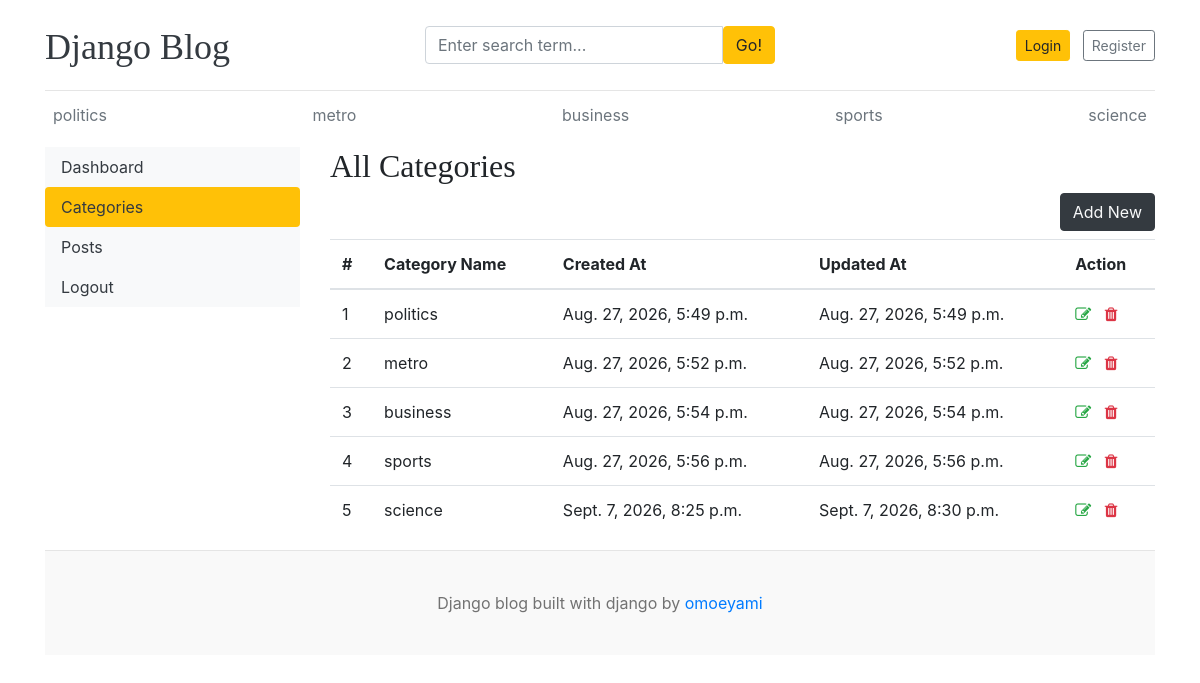
/dashboard/categories/, run on the app's committed database.
### blogs/models.py (models this page shows)
class Category(models.Model):
    category_name = models.CharField(max_length=50, unique=True)
    created_at = models.DateTimeField(auto_now_add=True)
    updated_at = models.DateTimeField(auto_now=True)
    class Meta:
        verbose_name_plural = "categories"
    def __str__(self):
        return self.category_name

### dashboards/views.py (the view)
# urls.py: path('categories/', views.categories, name='categories'),
def categories(request):
    return render(request, 'dashboard/categories.html')

### blogs/context_processors.py (called while the page is built)
def get_categories(request):
    categories = Category.objects.all()
    return dict(categories=categories)

def get_social_links(request):
    social_links = SocialLink.objects.all()
    return dict(social_links=social_links)

### templates/dashboard/categories.html (shortened to what this page needs)
{% extends 'base.html' %}
{% block content %}
<div class="row">
    {% include 'dashboard/sidebar.html' %}
    <div class="col-md-9">
        <h2>All Categories</h2>
        <a href="{% url 'add_category' %}" class="btn btn-dark text-light float-right mb-2">Add New </a>
        <table class="table table-hover">
  <thead>
    <tr>
      <th >#</th>
      <th>Category Name</th>
      <th>Created At</th>
      <th>Updated At</th>
      <th>Action</th>
    </tr>
  </thead>
  <tbody>
  {% for cat in categories %}
    <tr>
      <td>{{ forloop.counter }}</td>
      <td>{{ cat }}</td>
      <td>{{ cat.created_at }}</td>
      <td>{{ cat.updated_at }}</td>
      <td>
        <a href="{% url 'edit_category' cat.id %}"><i class="fa fa-edit text-success"></i></a>
        <a href="{% url 'delete_category' cat.id %}"><i class="fa fa-trash text-danger"></i></a>
      </td>
    </tr>
  {% endfor %}
  </tbody>
</table>
    </div>
</div>
{% endblock %}

### templates/base.html (shortened to what this page needs)
{% load static %}
<!DOCTYPE html>
<html lang="en">
<head>
    <link href="https://getbootstrap.com/docs/4.0/dist/css/bootstrap.min.css" rel="stylesheet">
    <link href="{% static 'css/blog.css' %}" rel="stylesheet">
    <link rel="stylesheet" href="https://cdnjs.cloudflare.com/ajax/libs/font-awesome/4.7.0/css/font-awesome.min.css">
  </head>
<body>
    <div class="container">
      <header class="blog-header py-3">
        <div class="row flex-nowrap justify-content-between align-items-center">
          <div class="col-4 pt-1">
            <a class="blog-header-logo text-dark" href="/">Django Blog</a>
          </div>
          <div class="col-4">
            <form action="{% url 'search' %}" method="GET">
              <div class="input-group">
                <input class="form-control" type="text" name="keyword" value="{{ keyword }}" placeholder="Enter search term..." aria-label="Enter search term..." aria-describedby="button-search" />
                <button type="submit" class="btn btn-warning" id="button-search" type="button">Go!</button>
            </div>
            </form>
          </div>
        <div class="col-4 d-flex justify-content-end align-items-center">
          {% if not user.is_authenticated %}
            <a class="btn btn-sm btn-warning mr-2" href="{% url 'login' %}">Login</a> &nbsp;
            <a class="btn btn-sm btn-outline-secondary" href="{% url 'register' %}">Register</a>
          {% else %}
          <span><a href="{% url 'dashboard' %}">Dashboard</a></span>
          &emsp;
          <span><a href="{% url 'logout' %}">Logout</a></span>
          {% endif %}
          </div>
        </div>
      </header>
      <div class="nav-scroller py-1 mb-2">
        <nav class="nav d-flex justify-content-between">
          {%for cat in categories %}
          <a class="p-2 text-muted" href="{% url 'post_by_category' cat.id %}">{{ cat.category_name }}</a>
          {% endfor %}
        </nav>
      </div>
{% block content %}
{% endblock %}
 <footer class="blog-footer">
  <p>Django blog built with django by <a href="#">omoeyami</a></p>
</footer>
</body>
</html>

### blog_main/static/css/blog.css (style rules this page uses)
.blog-header { border-bottom: 1px solid #e5e5e5; }
.blog-header-logo { font-family: "Playfair Display", Georgia, "Times New Roman", serif; font-size: 2.25rem; }
h1, h2, h3, h4, h5, h6 { font-family: "Playfair Display", Georgia, "Times New Roman", serif; }
.blog-footer { padding: 2.5rem 0; color: #727272; text-align: center; background-color: #f9f9f9; border-top: .05rem solid #e5e5e5; }
.blog-footer p:last-child { margin-bottom: 0; }

### data on the page
Category: category_name "politics", created_at "Aug. 27, 2026, 5:49 p.m.", updated_at "Aug. 27, 2026, 5:49 p.m."
Category: category_name "metro", created_at "Aug. 27, 2026, 5:52 p.m.", updated_at "Aug. 27, 2026, 5:52 p.m."
Category: category_name "business", created_at "Aug. 27, 2026, 5:54 p.m.", updated_at "Aug. 27, 2026, 5:54 p.m."
Category: category_name "sports", created_at "Aug. 27, 2026, 5:56 p.m.", updated_at "Aug. 27, 2026, 5:56 p.m."
Category: category_name "science", created_at "Sept. 7, 2026, 8:25 p.m.", updated_at "Sept. 7, 2026, 8:30 p.m."
